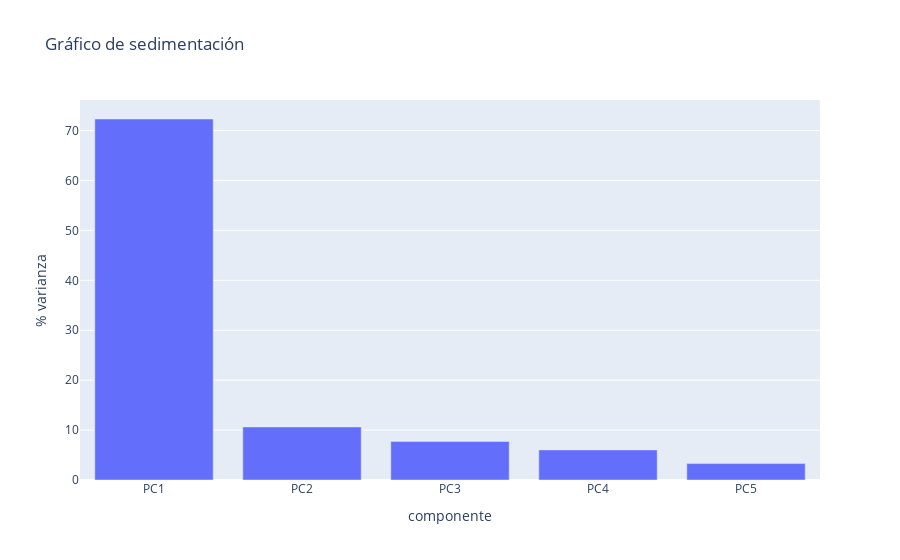

Write notebook code for a chart like this one.
### Code cell
# Plot de sediementación
sedimentacion(pca1)

### Figure 1 — Plotly figure (JSON) as saved in the notebook; plotly's stock layout.template omitted (floating-point values rounded to 4 significant figures)
{"data": [{"alignmentgroup": "True", "customdata": [[72.32], [82.95], [90.68], [96.71], [100]], "hovertemplate": "<b>%{hovertext}</b><br><br>% varianza=%{y:.2f}<br>% acumulada=%{customdata[0]:.2f}<extra></extra>", "hovertext": ["PC1", "PC2", "PC3", "PC4", "PC5"], "legendgroup": "", "marker": {"color": "#636efa", "pattern": {"shape": ""}}, "name": "", "offsetgroup": "", "orientation": "v", "showlegend": false, "textposition": "auto", "type": "bar", "x": ["PC1", "PC2", "PC3", "PC4", "PC5"], "xaxis": "x", "y": [72.32, 10.63, 7.728, 6.031, 3.291], "yaxis": "y"}], "layout": {"barmode": "relative", "legend": {"tracegroupgap": 0}, "title": {"text": "Gráfico de sedimentación"}, "xaxis": {"anchor": "y", "domain": [0, 1], "title": {"text": "componente"}}, "yaxis": {"anchor": "x", "domain": [0, 1], "title": {"text": "% varianza"}}}}
